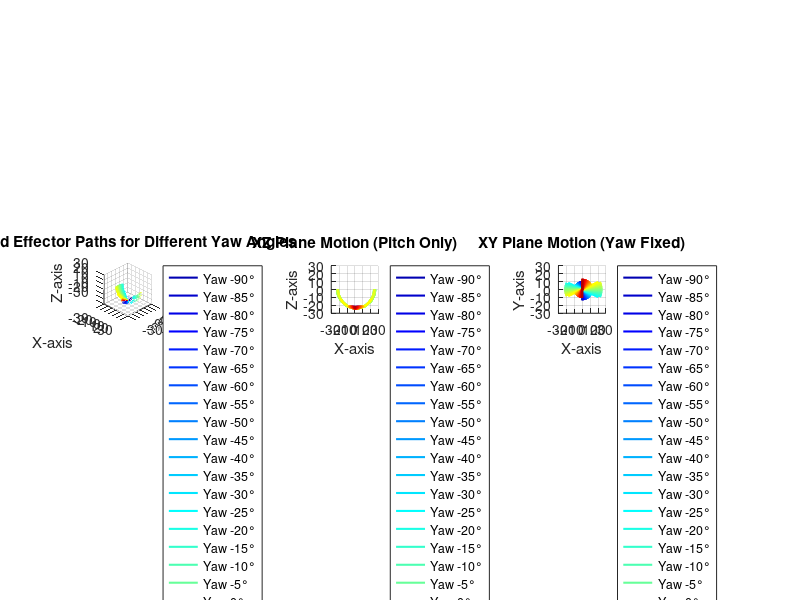

This figure's MATLAB source:
clc; clear; close all;

% Arm Lengths
L1 = 1.51;  % Length of first arm (m)
L2 = 16.525;  % Length of second arm (m)
L2m= L2 + 7.58; %modified L2

% Define yaw angles in steps of 5° (-90° to 90°)
yaw_angles = -90:5:90;
num_cases = length(yaw_angles);

% Time parameters
dt = 0.5; % Time step
t_max = 10; % Total simulation time
t = 0:dt:t_max;

% Define colors for different lines
colors = jet(num_cases);

% Initialize arrays to store all end-effector paths
all_path_x = zeros(num_cases, length(t));
all_path_y = zeros(num_cases, length(t));
all_path_z = zeros(num_cases, length(t));

% Calculate motion for each fixed first arm angle
for j = 1:num_cases
    yaw_fixed = deg2rad(yaw_angles(j)); % Convert yaw angle to radians
    
    % Smooth transition of second arm movement at yaw boundary (-30, 30)
    transition_factor = max(0, min(1, (30 - abs(yaw_angles(j))) / 10));
    
    % Compute theta2 range with smooth blending
    theta2_min = (1 - transition_factor) * 60 + transition_factor * 0;
    theta2_max = (1 - transition_factor) * 120 + transition_factor * 180;
    theta2 = -(theta2_min + (theta2_max - theta2_min) * (0.5 * (1 - cos(2 * pi * t / t_max))));
    
    for i = 1:length(t)
        % Convert pitch angle to radians
        pitch = deg2rad(theta2(i));

        % First Arm (Fixed Horizontal Rotation - Yaw)
        x1 = L1 * cos(yaw_fixed);
        y1 = L1 * sin(yaw_fixed);
        z1 = 0; % Base remains at (0,0,0)

        % Second Arm (Rotating)
        x2 = x1 + L2m * cos(pitch) * cos(yaw_fixed);
        y2 = y1 + L2m * cos(pitch) * sin(yaw_fixed);
        z2 = z1 + L2m * sin(pitch); % Corrected direction

        % Store the end-effector position
        all_path_x(j, i) = x2;
        all_path_y(j, i) = y2;
        all_path_z(j, i) = z2;
    end
end

% Setup figure for multiple plots
figure;
set(gcf, 'Position', [100, 100, 1600, 600]);

% --- 3D Motion of End Effector Paths ---
subplot(1, 3, 1);
hold on;
for j = 1:num_cases
    plot3(all_path_x(j, :), all_path_y(j, :), all_path_z(j, :), 'Color', colors(j, :), 'LineWidth', 1.5);
end
xlabel('X-axis'); ylabel('Y-axis'); zlabel('Z-axis');
title('3D End Effector Paths for Different Yaw Angles');
grid on;
axis equal;
xlim([-30 30]); ylim([-30 30]); zlim([-30 30]);
view(45, 30);
legend(arrayfun(@(x) sprintf('Yaw %d°', x), yaw_angles, 'UniformOutput', false), 'Location', 'northeastoutside');

% --- XZ Plane Motion (Pitch) ---
subplot(1, 3, 2);
hold on;
for j = 1:num_cases
    plot(all_path_x(j, :), all_path_z(j, :), 'Color', colors(j, :), 'LineWidth', 1.5);
end
xlabel('X-axis'); ylabel('Z-axis');
title('XZ Plane Motion (Pitch Only)');
grid on;
axis equal;
xlim([-30 30]); ylim([-30 30]);
legend(arrayfun(@(x) sprintf('Yaw %d°', x), yaw_angles, 'UniformOutput', false), 'Location', 'northeastoutside');

% --- XY Plane Motion (Yaw Fixed) ---
subplot(1, 3, 3);
hold on;
for j = 1:num_cases
    plot(all_path_x(j, :), all_path_y(j, :), 'Color', colors(j, :), 'LineWidth', 1.5);
end
xlabel('X-axis'); ylabel('Y-axis');
title('XY Plane Motion (Yaw Fixed)');
grid on;
axis equal;
xlim([-30 30]); ylim([-30 30]);
legend(arrayfun(@(x) sprintf('Yaw %d°', x), yaw_angles, 'UniformOutput', false), 'Location', 'northeastoutside');